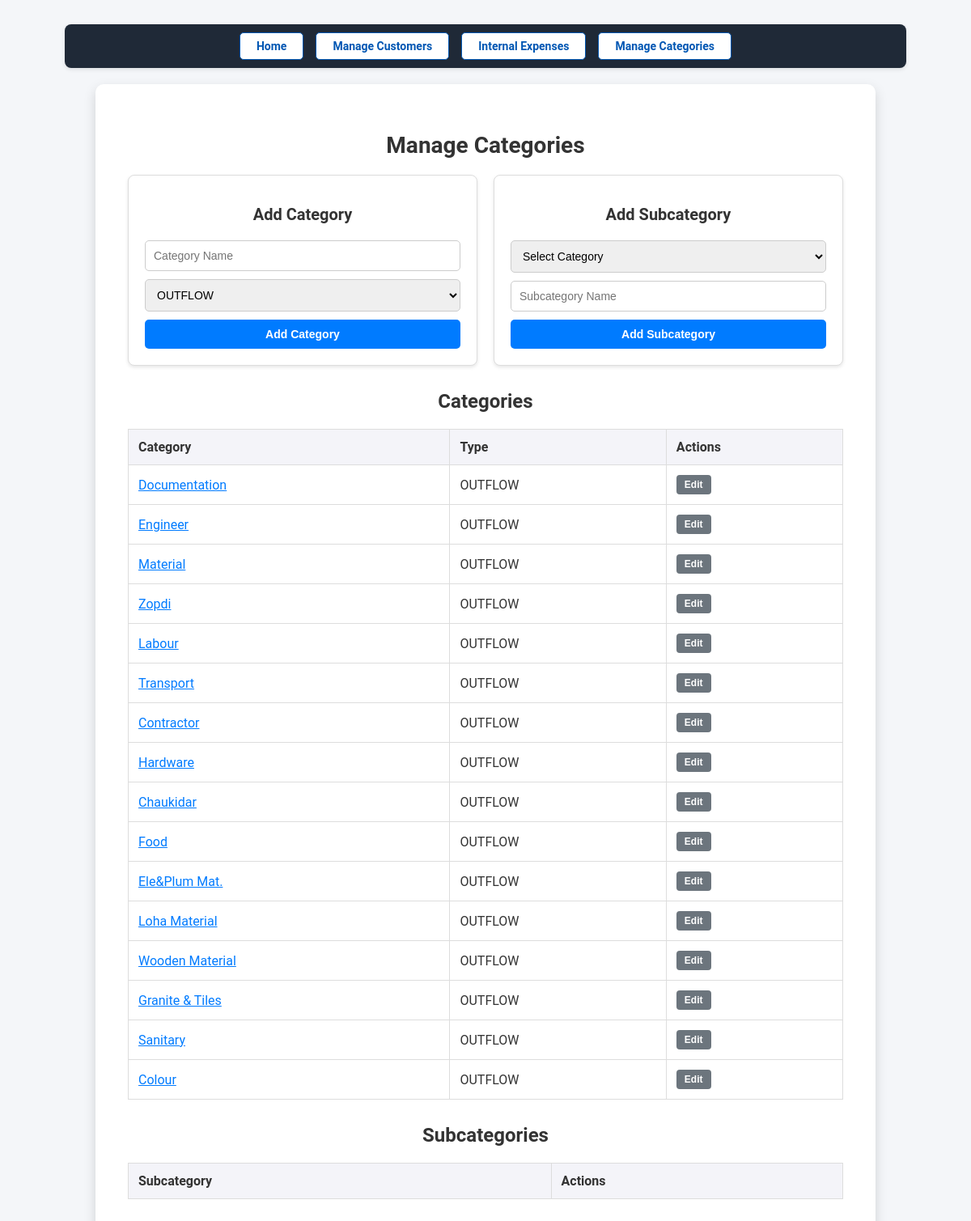
The page /categories on the database as committed earlier.
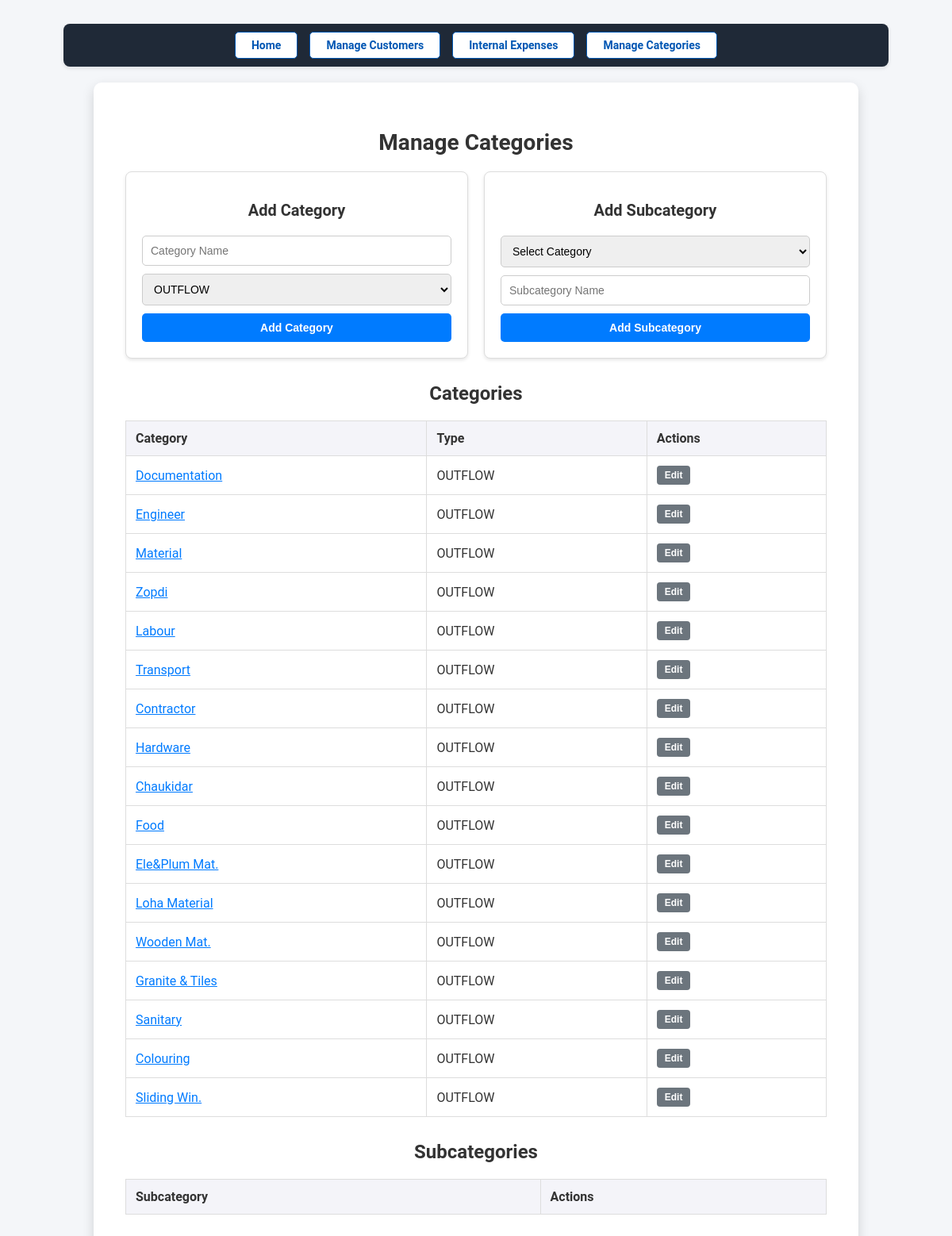
The same page on the database as committed later.
### models.py (models this page shows)
class Category(db.Model):
  id = db.Column(db.Integer, primary_key=True)
  name = db.Column(db.String(50), nullable=False, unique=True)
  type = db.Column(db.String(10), nullable=False)  # inflow or outflow

### abconstruction.py (the view, shortened to what this page needs)
@app.route('/categories', methods=['GET', 'POST'])
def manage_categories():
  categories = Category.query.all()
  subcategories = Subcategory.query.all()
  return render_template('categories.html', categories=categories, subcategories=subcategories)

### templates/categories.html (shortened to what this page needs)
<!DOCTYPE html>
<html lang="en">
<head>
  <link rel="stylesheet" href="{{ url_for('static', filename='styles.css') }}">
</head>
<body>
  <div class="navigation">
    <a href="{{ url_for('dashboard') }}" class="btn btn-secondary">Home</a>
    <a href="{{ url_for('manage_customers') }}" class="btn btn-secondary">Manage Customers</a>
    <a href="{{ url_for('manage_expenses') }}" class="btn btn-secondary">Internal Expenses</a>
    <a href="{{ url_for('manage_categories') }}" class="btn btn-secondary">Manage Categories</a>
  </div>
  <div class="container">
    <header>
      <h1 class="page-title">Manage Categories</h1>
    </header>
    <section class="form-container-row">
      <div class="form-box">
        <h2>Add Category</h2>
        <form action="/categories" method="POST">
          <input type="text" name="name" placeholder="Category Name" required>
          <select name="type" required>
            <option value="OUTFLOW">OUTFLOW</option>
          </select>
          <button type="submit" class="btn btn-primary">Add Category</button>
        </form>
      </div>
      <div class="form-box">
        <h2>Add Subcategory</h2>
        <form action="/categories" method="POST">
          <select name="category_id" required>
            <option value="">Select Category</option>
          </select>
          <input type="text" name="subcategory_name" placeholder="Subcategory Name" required>
          <button type="submit" class="btn btn-primary">Add Subcategory</button>
        </form>
      </div>
    </section>
    <section class="table-section">
      <h2>Categories</h2>
      <table class="styled-table">
        <thead>
          <tr>
            <th>Category</th>
            <th>Type</th>
            <th>Actions</th>
          </tr>
        </thead>
        <tbody>
          {% for category in categories %}
            <tr onclick="showSubcategories({{ category.id }})">
              {% if category.name|lower != 'moneyflow' %}
                <td class="clickable">{{ category.name }}</td>
                <td>{{ category.type }}</td>
                <td>
                    <button class="btn btn-secondary" onclick="editCategory({{ category.id }}, '{{ category.name }}')">Edit</button>
                </td>
              {% endif %}
            </tr>
          {% endfor %}
        </tbody>
      </table>
    </section>
    <section class="table-section">
      <h2>Subcategories</h2>
      <table class="styled-table" id="subcategory-table">
        <thead>
          <tr>
            <th>Subcategory</th>
            <th>Actions</th>
          </tr>
        </thead>
      </table>
    </section>
  </div>
</body>
</html>

### static/styles.css (style rules this page uses)
body { font-family: 'Roboto', Arial, sans-serif; margin: 0; color: #333; padding: 10px 80px; background-color: #f4f6f9; color: #333; }
.container { text-align: left; float: center; width: 85%; max-width: 85%; margin: 20px auto; padding: 40px; background: #ffffff; border-radius: 10px; box-shadow: 0 6px 15px rgba(0, 0, 0, 0.15); margin-bottom: 15px; }
.navigation { display: flex; justify-content: center; gap: 15px; margin: 20px 0; background-color: #f0f2f5; padding: 10px 15px; border-radius: 8px; box-shadow: 0 2px 5px rgba(0, 0, 0, 0.1); background: #1f2937; }
.navigation a { display: inline-block; padding: 8px 20px; color: #0056b3; text-decoration: none; font-size: 14px; font-weight: bold; background-color: #ffffff; border: 1px solid #0056b3; border-radius: 5px; transition: all 0.3s ease; }
table { width: 100%; border-collapse: collapse; margin: 20px 0; }
table th, table td { padding: 10px 15px; text-align: left; border: 1px solid #ddd; }
table th { background-color: white; font-size: 16px; font-weight: bold; }
table .btn { display: inline-block; padding: 5px 10px; font-size: 12px; font-weight: bold; text-align: center; border: none; border-radius: 4px; transition: all 0.2s ease; }
.btn { text-decoration: none; padding: 8px 15px; border-radius: 5px; font-weight: bold; display: inline-block; }
.btn-primary { background-color: #007bff; color: white; }

### templates/categories.html (style rules this page uses)
h2 { text-align: center; }
.page-title { text-align: center; font-size: 28px; margin-bottom: 20px; color: #333; }
.form-container-row { display: flex; gap: 20px; margin-bottom: 30px; }
.form-box { flex: 1; padding: 20px; background-color: #fff; border: 1px solid #ddd; border-radius: 8px; box-shadow: 0 2px 4px rgba(0, 0, 0, 0.1); }
.form-box h2 { margin-bottom: 20px; font-size: 20px; color: #333; }
.form-box form { display: flex; flex-direction: column; gap: 10px; }
.form-box input, .form-box select { padding: 10px; border: 1px solid #ccc; border-radius: 5px; font-size: 14px; }
.form-box button { padding: 10px; background-color: #007bff; color: white; border: none; border-radius: 5px; font-size: 14px; cursor: pointer; transition: background-color 0.3s ease; }
.table-section { margin-bottom: 30px; }
.styled-table { width: 100%; border-collapse: collapse; margin-top: 20px; text-align: left; }
.styled-table th, .styled-table td { padding: 12px; border: 1px solid #ddd; }
.styled-table th { background-color: #f4f4f9; font-weight: bold; }
.clickable { color: #007bff; text-decoration: underline; cursor: pointer; }
.btn-secondary { background-color: #6c757d; color: white; padding: 8px 12px; border: none; border-radius: 4px; font-size: 14px; cursor: pointer; transition: background-color 0.3s ease; }

Rows that differ between the two databases and show on the page:
changed Category: name "Wooden Material" → "Wooden Mat."
changed Category: name "Colour" → "Colouring"
added Category: name "Sliding Win.", type "OUTFLOW"
